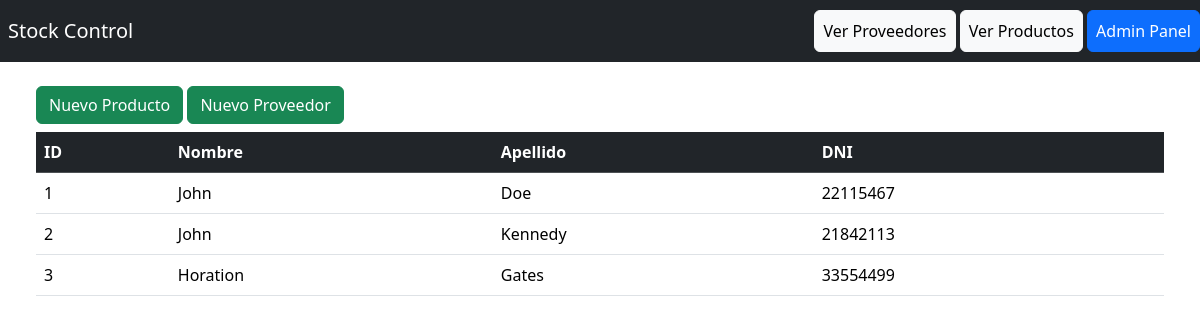
The page /proveedores/listado on the database as committed earlier.
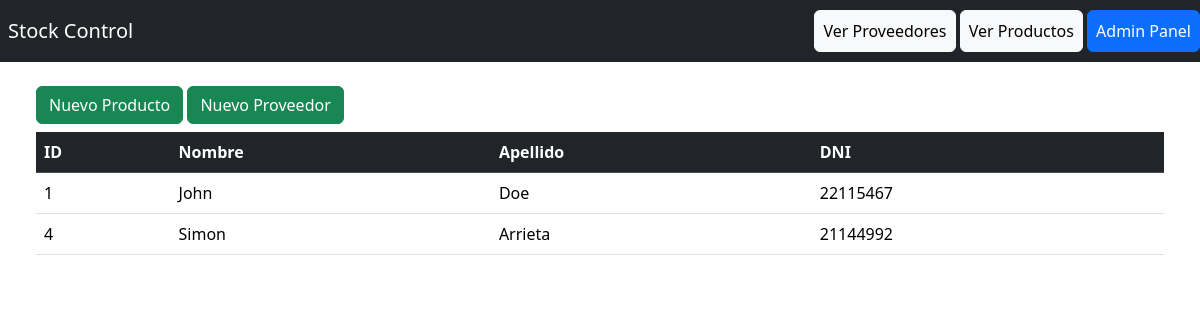
The same page on the database as committed later.
### compra/models.py (models this page shows, shortened)
class Proveedor(models.Model):
    nombre = models.CharField(max_length=50)
    apellido = models.CharField(max_length=50)
    dni = models.IntegerField()

### compra/views.py (the view)
# urls.py: path('proveedores/listado', views.proveedor_list, name='proveedores')
def proveedor_list(request):
    return render(request, 'proveedor_list.html', {
        "proveedores": Proveedor.objects.all()
    })

### compra/templates/proveedor_list.html (shortened to what this page needs)
<!DOCTYPE html>
<html lang="en">
    <head>
    {% load bootstrap5 %}
    {% bootstrap_css %}
</head>
<body>
    <div class="container-fluid grid ">
        <div class="row">
            <nav class="navbar d-flex flex-row-reverse navbar-dark bg-dark">
                <div>
                    <a class="btn btn-light p-2" href="{% url 'proveedores' %}">Ver Proveedores</a>
                    <a class="btn btn-light p-2" href="{% url 'productos' %}">Ver Productos</a>
                    <a class="btn btn-primary p-2" href="/admin/">Admin Panel</a>
                </div>
                <a class="navbar-brand p-2" href="{% url 'productos' %}">Stock Control</a>
            </nav>
        </div>
        <div class="row p-4">
            <div class="container-fluid">
                <div class="mb-2 ">
                    <a class="btn btn-success" href="{% url 'nuevo_producto' %}">Nuevo Producto</a>
                    <a class="btn btn-success" href="{% url 'nuevo_proveedor' %}">Nuevo Proveedor</a>
                </div>
                <table class="table">
                    <thead class="table-dark">
                        <tr>
                            <th>ID</th>
                            <th>Nombre</th>
                            <th>Apellido</th>
                            <th>DNI</th>
                        </tr>
                    </thead>
                    <tbody>
                        {% for proveedor in proveedores %}
                        <tr>
                            <td>{{ proveedor.id }}</td>
                            <td>{{ proveedor.nombre }}</td>
                            <td>{{ proveedor.apellido }}</td>
                            <td>{{ proveedor.dni }}</td>
                        </tr>
                        {% endfor %}
                    </tbody>
                </table>
            </div>
        </div>
    </div>
</body>
</html>

Rows that differ between the two databases and show on the page:
removed Proveedor: id "2", nombre "John", apellido "Kennedy", dni "21842113"
removed Proveedor: id "3", nombre "Horation", apellido "Gates", dni "33554499"
added Proveedor: id "4", nombre "Simon", apellido "Arrieta", dni "21144992"
